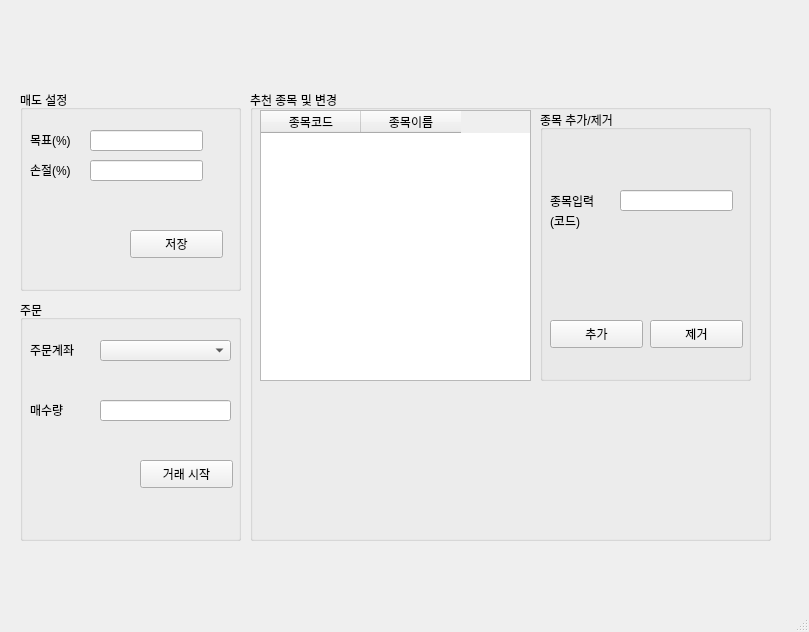
<?xml version="1.0" encoding="UTF-8"?>
<ui version="4.0">
 <class>UI</class>
 <widget class="QMainWindow" name="UI">
  <property name="geometry">
   <rect>
    <x>0</x>
    <y>0</y>
    <width>809</width>
    <height>632</height>
   </rect>
  </property>
  <property name="acceptDrops">
   <bool>true</bool>
  </property>
  <property name="windowTitle">
   <string>Welcom JooLin!</string>
  </property>
  <property name="windowIcon">
   <iconset>
    <normaloff>icon.png</normaloff>icon.png</iconset>
  </property>
  <widget class="QWidget" name="centralwidget">
   <widget class="QGroupBox" name="groupBox">
    <property name="geometry">
     <rect>
      <x>20</x>
      <y>300</y>
      <width>221</width>
      <height>241</height>
     </rect>
    </property>
    <property name="title">
     <string>주문</string>
    </property>
    <widget class="QComboBox" name="comboBox">
     <property name="geometry">
      <rect>
       <x>80</x>
       <y>40</y>
       <width>131</width>
       <height>21</height>
      </rect>
     </property>
     <property name="contextMenuPolicy">
      <enum>Qt::DefaultContextMenu</enum>
     </property>
    </widget>
    <widget class="QLabel" name="label">
     <property name="geometry">
      <rect>
       <x>10</x>
       <y>40</y>
       <width>61</width>
       <height>20</height>
      </rect>
     </property>
     <property name="text">
      <string>주문계좌</string>
     </property>
    </widget>
    <widget class="QLabel" name="label_2">
     <property name="geometry">
      <rect>
       <x>10</x>
       <y>100</y>
       <width>81</width>
       <height>20</height>
      </rect>
     </property>
     <property name="text">
      <string>매수량</string>
     </property>
    </widget>
    <widget class="QPushButton" name="pushButton_2">
     <property name="geometry">
      <rect>
       <x>120</x>
       <y>160</y>
       <width>93</width>
       <height>28</height>
      </rect>
     </property>
     <property name="text">
      <string>거래 시작</string>
     </property>
    </widget>
    <widget class="QLineEdit" name="lineEdit_7">
     <property name="geometry">
      <rect>
       <x>80</x>
       <y>100</y>
       <width>131</width>
       <height>21</height>
      </rect>
     </property>
     <property name="text">
      <string/>
     </property>
    </widget>
   </widget>
   <widget class="QGroupBox" name="groupBox_3">
    <property name="geometry">
     <rect>
      <x>250</x>
      <y>90</y>
      <width>521</width>
      <height>451</height>
     </rect>
    </property>
    <property name="title">
     <string>추천 종목 및 변경</string>
    </property>
    <widget class="QTableWidget" name="tableWidget">
     <property name="geometry">
      <rect>
       <x>10</x>
       <y>20</y>
       <width>271</width>
       <height>271</height>
      </rect>
     </property>
     <column>
      <property name="text">
       <string>종목코드</string>
      </property>
     </column>
     <column>
      <property name="text">
       <string>종목이름</string>
      </property>
     </column>
    </widget>
    <widget class="QGroupBox" name="groupBox_4">
     <property name="geometry">
      <rect>
       <x>290</x>
       <y>20</y>
       <width>211</width>
       <height>271</height>
      </rect>
     </property>
     <property name="title">
      <string>종목 추가/제거</string>
     </property>
     <widget class="QLineEdit" name="lineEdit_5">
      <property name="geometry">
       <rect>
        <x>80</x>
        <y>80</y>
        <width>113</width>
        <height>21</height>
       </rect>
      </property>
      <property name="text">
       <string/>
      </property>
     </widget>
     <widget class="QPushButton" name="pushButton_4">
      <property name="geometry">
       <rect>
        <x>10</x>
        <y>210</y>
        <width>93</width>
        <height>28</height>
       </rect>
      </property>
      <property name="text">
       <string>추가</string>
      </property>
     </widget>
     <widget class="QPushButton" name="pushButton_5">
      <property name="geometry">
       <rect>
        <x>110</x>
        <y>210</y>
        <width>93</width>
        <height>28</height>
       </rect>
      </property>
      <property name="text">
       <string>제거</string>
      </property>
     </widget>
     <widget class="QLabel" name="label_3">
      <property name="geometry">
       <rect>
        <x>10</x>
        <y>80</y>
        <width>61</width>
        <height>21</height>
       </rect>
      </property>
      <property name="text">
       <string>종목입력</string>
      </property>
     </widget>
     <widget class="QLabel" name="label_4">
      <property name="geometry">
       <rect>
        <x>10</x>
        <y>100</y>
        <width>61</width>
        <height>21</height>
       </rect>
      </property>
      <property name="text">
       <string>(코드)</string>
      </property>
     </widget>
    </widget>
   </widget>
   <widget class="QGroupBox" name="groupBox_2">
    <property name="geometry">
     <rect>
      <x>20</x>
      <y>90</y>
      <width>221</width>
      <height>201</height>
     </rect>
    </property>
    <property name="title">
     <string>매도 설정</string>
    </property>
    <widget class="QLineEdit" name="lineEdit_3">
     <property name="geometry">
      <rect>
       <x>70</x>
       <y>40</y>
       <width>113</width>
       <height>21</height>
      </rect>
     </property>
     <property name="text">
      <string/>
     </property>
    </widget>
    <widget class="QLineEdit" name="lineEdit_4">
     <property name="geometry">
      <rect>
       <x>70</x>
       <y>70</y>
       <width>113</width>
       <height>21</height>
      </rect>
     </property>
     <property name="text">
      <string/>
     </property>
    </widget>
    <widget class="QPushButton" name="pushButton_3">
     <property name="geometry">
      <rect>
       <x>110</x>
       <y>140</y>
       <width>93</width>
       <height>28</height>
      </rect>
     </property>
     <property name="text">
      <string>저장</string>
     </property>
    </widget>
    <widget class="QLabel" name="label_6">
     <property name="geometry">
      <rect>
       <x>10</x>
       <y>40</y>
       <width>61</width>
       <height>20</height>
      </rect>
     </property>
     <property name="text">
      <string>목표(%)</string>
     </property>
    </widget>
    <widget class="QLabel" name="label_7">
     <property name="geometry">
      <rect>
       <x>10</x>
       <y>70</y>
       <width>61</width>
       <height>20</height>
      </rect>
     </property>
     <property name="text">
      <string>손절(%)</string>
     </property>
    </widget>
   </widget>
  </widget>
  <widget class="QStatusBar" name="statusbar"/>
 </widget>
 <resources/>
 <connections/>
</ui>
